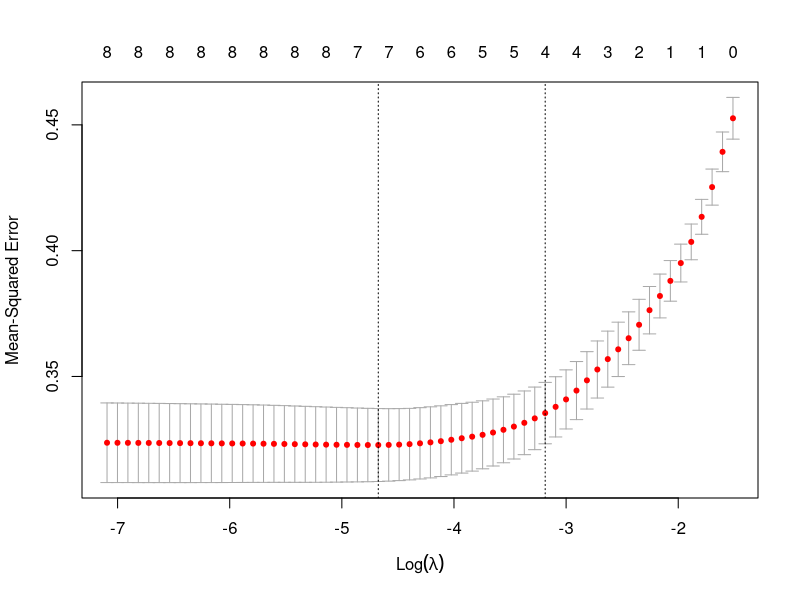

The R script that drew this image: (Note: this script raises an error after producing the figure.)
#https://eight2late.wordpress.com/2017/07/11/a-gentle-introduction-to-logistic-regression-and-lasso-regularisation-using-r/


#load required library
library(mlbench)

#load Pima Indian Diabetes dataset
data("PimaIndiansDiabetes")
head(PimaIndiansDiabetes)
dim(PimaIndiansDiabetes)


#set seed to ensure reproducible results
set.seed(42)

#split into training and test sets
PimaIndiansDiabetes[,"train"] <- ifelse(runif(nrow(PimaIndiansDiabetes))<0.8,1,0)

#separate training and test sets
trainset <- PimaIndiansDiabetes[PimaIndiansDiabetes$train==1,]
testset  <- PimaIndiansDiabetes[PimaIndiansDiabetes$train==0,]

#get column index of train flag
trainColNum <- grep("train",names(trainset))

#remove train flag column from train and test sets
trainset <- trainset[,-trainColNum]
testset  <- testset[,-trainColNum]




#get column index of predicted variable in dataset
typeColNum <- grep("diabetes",names(PimaIndiansDiabetes))

#build model
glm_model <- glm(diabetes~., data = trainset, family = binomial)
summary(glm_model)


#predict probabilities on testset
#type=response gives probabilities, type=class gives class
glm_prob <- predict.glm(glm_model,testset[,-typeColNum],type="response")
#which classes do these probabilities refer to? What are 1 and 0?

#which classes do these probabilities refer to? What are 1 and 0?
contrasts(PimaIndiansDiabetes$diabetes)


#make predictions
##first create vector to hold predictions (we know 0 refers to neg now)
glm_predict <- rep("neg",nrow(testset))
glm_predict[glm_prob>.5] <- "pos"

#confusion matrix
table(pred=glm_predict,true=testset$diabetes)
#glm_predict  neg pos
#neg    90 22
#pos     8 33
#accuracy
mean(glm_predict==testset$diabetes)
#[1] 0.8039216s




#---------------------------------------------------------------------------------
#load required library
library(glmnet)

#convert training data to matrix format
x <- model.matrix(diabetes~.,trainset)

#convert class to numerical variable
y <- ifelse(trainset$diabetes=="pos",1,0)

#perform grid search to find optimal value of lambda
#family= binomial => logistic regression, alpha=1 => lasso
#check docs to explore other type.measure options
cv.out <- cv.glmnet(x, y, alpha=1,family="binomial",type.measure = "mse")
cv.out2<- cv.glmnet(x, y, family="binomial",type.measure = "mse")

#mix of lasso and ridge
#- Log Likelihood function + lambda * [ (1- alpha)*Sum(Beta^2) + alpha * sum(|Beta|)]


#plot result
plot(cv.out)

res.models <- sapply(cv.out$lambda, function(lambda) as.matrix(coef(cv.out,s=lambda)))
row.names <- rownames(coef(cv.out, s=cv.out$lambda.1se))
rownames(res.models) <-row.names
res.models <- rbind(res.models, "loglambda" = log(cv.out$lambda))
res.models <- t(res.models)
res.models <- as.data.frame(res.models[,-2]) #dupliacate Intercept
res.models.melt <- reshape2::melt(res.models, id.vars = "loglambda")
res.models.melt <- res.models.melt[res.models.melt$variable != "(Intercept)", ]
# Map sex to color
ggplot(data=res.models.melt, aes(x=loglambda, y=value, group=variable, colour=variable)) +
  geom_line() +
  geom_vline(xintercept=log(cv.out$lambda.min), aes(color = "red")) +
  geom_vline(xintercept=log(cv.out$lambda.1se), aes(color = "red")) 

coef(cv.out,s=cv.out$lambda.1se)
# 10 x 1 sparse Matrix of class "dgCMatrix"
# 1
# (Intercept) -4.61706681
# (Intercept)  .         
# pregnant     0.03077434
# glucose      0.02314107
# pressure     .         
# triceps      .         
# insulin      .         
# mass         0.02779252
# pedigree     0.20999511
# age     



#Test alog on out of sample data
#get test data
x_test <- model.matrix(diabetes~.,testset) #adds intercept and removes dependant variable

#predict class, type="class"
lasso_prob <- predict(cv.out,newx = x_test,s=cv.out$lambda.1se,type="response")

#translate probabilities to predictions
lasso_predict <- rep("neg",nrow(testset))
lasso_predict[lasso_prob>.5] <- "pos"

#confusion matrix
table(pred=lasso_predict,true=testset$diabetes)
#pred  neg pos
#neg 94 28
#pos  4 27
#accuracy
mean(lasso_predict==testset$diabetes)
#[1] 0.7908497





